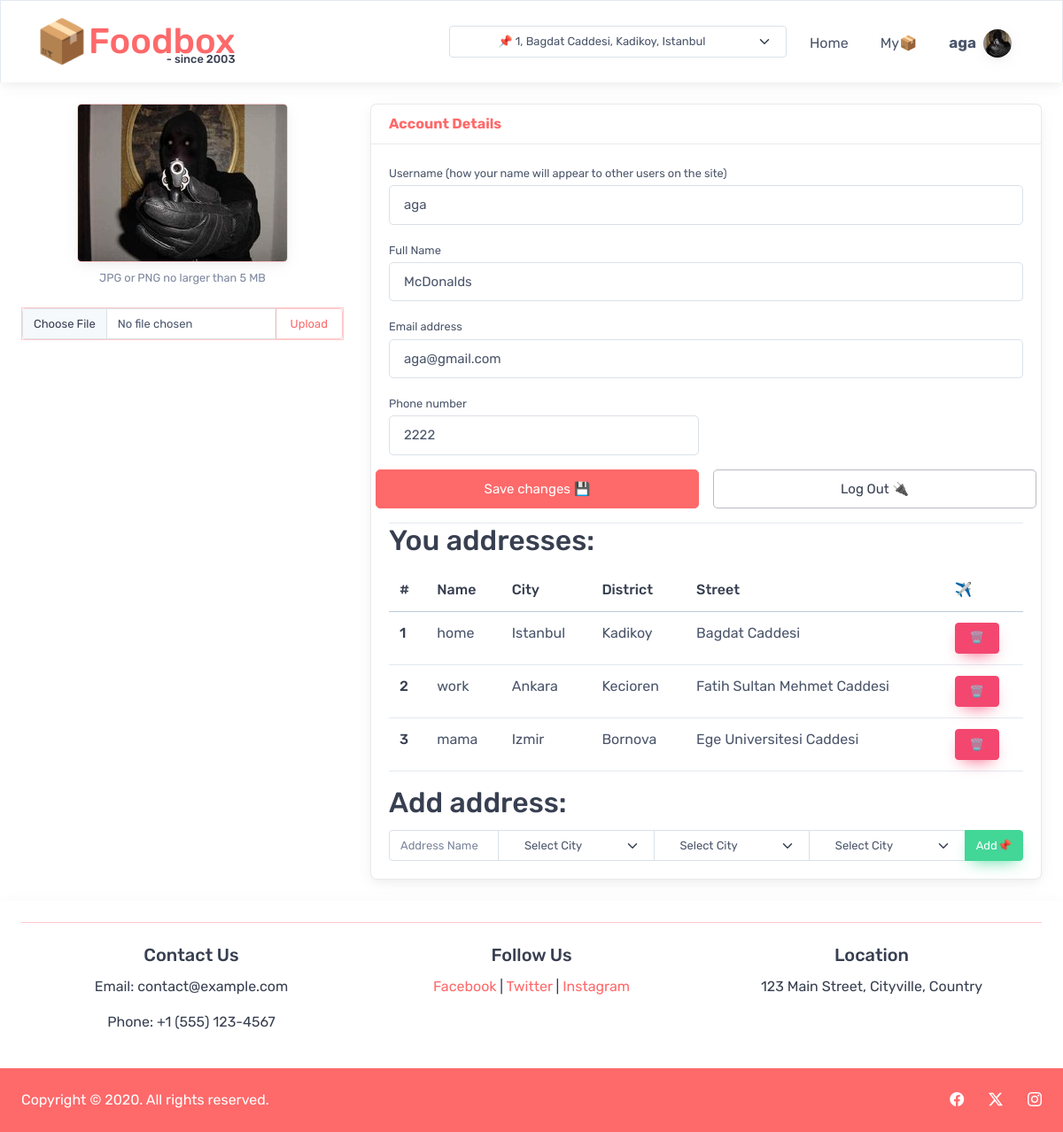
/?page=profile (signed in), run on the app's committed database.
### tables this page shows
CREATE TABLE `addresses` (
  `id` int NOT NULL,
  `userid` int NOT NULL DEFAULT '-1',
  `name` varchar(60) NOT NULL DEFAULT 'my address',
  `streetid` int NOT NULL DEFAULT '-1',
  `districtid` int NOT NULL DEFAULT '-1',
  `cityid` int NOT NULL DEFAULT '-1',
  `active` tinyint(1) DEFAULT '1'
);

CREATE TABLE `cities` (
  `id` int NOT NULL,
  `name` varchar(30) DEFAULT NULL,
  `active` tinyint(1) DEFAULT NULL
);

CREATE TABLE `districts` (
  `id` int NOT NULL,
  `name` varchar(30) NOT NULL,
  `cityid` int NOT NULL,
  `active` tinyint(1) NOT NULL DEFAULT '1'
);

CREATE TABLE `streets` (
  `id` int NOT NULL,
  `name` varchar(30) NOT NULL,
  `districtid` int NOT NULL,
  `active` tinyint(1) NOT NULL DEFAULT '1'
);

### utils/helpers.php (called while the page is built, shortened)
<?php
function IS_USER_LOGGED_IN()
{
    return isset($_SESSION['user']);
}
function GET_IMAGE($image)
{
    $imagePath = '.' . DIRECTORY_SEPARATOR . 'media' . DIRECTORY_SEPARATOR . $image;
    return $imagePath;
}
?>

### pages/profile.php (the view, shortened to what this page needs)
<?php
if (!IS_USER_LOGGED_IN()) {
    require "./modules/login.php";
} else {
    ?>
    <div class="container px-4 mt-4">
        <div class="row">
            <div class="col-md-4 text-center mb-3">
                <form id="pfp-upload-form" method="post" enctype="multipart/form-data">
                    <img class="rounded mb-2 shadow border border-primary"
                        src="<?= GET_IMAGE($_SESSION['user']['image']) ?>" style="object-fit:cover;">
                    <div class="small font-italic text-muted mb-4">JPG or PNG no larger than 5 MB</div>
                    <div class="input-group mb-3 border border-primary">
                        <input class="form-control form-control-sm file-input" type="file" accept=".jpg, .jpeg, .png"
                            name="file">
                        <button name="pfp-upload" class="btn btn-sm btn-outline-primary" type="submit">Upload</button>
                    </div>
                </form>
            </div>
            <div class="col-md-8">
                <div class="card mb-4 shadow">
                    <div class="card-header text-primary fw-bold">Account Details</div>
                    <div class="card-body">
                        <form id="profileDetailsForm">
                            <div class="mb-3">
                                <label class="small mb-1" for="inputUsername">
                                    Username (how your name will appear to other users on the site)
                                </label>
                                <input readonly class="form-control" id="inputUsername" type="text"
                                    value="<?= $_SESSION['user']['username'] ?? null ?>">
                            </div>
                            <div class="col mb-3">
                                <label class="small mb-1">Full Name</label>
                                <input class="form-control" name="name" type="text" placeholder="Enter your full name"
                                    name="name" value="<?= $_SESSION['user']['name'] ?? null ?>">
                            </div>
                            <div class="mb-3">
                                <label class="small mb-1">Email address</label>
                                <input readonly class="form-control" type="email" placeholder="Enter your email address"
                                    value="<?= $_SESSION['user']['email'] ?? null ?>">
                            </div>
                            <div class="row gx-3 mb-3">
                                <div class="col-md-6">
                                    <label class="small mb-1" for="inputPhone">Phone number</label>
                                    <input class="form-control" name="phone" type="tel"
                                        placeholder="Enter your phone number"
                                        value="<?= $_SESSION['user']['phone'] ?? null ?>">
                                </div>
                            </div>
                            <div class="row gap-3 mb-3">
                                <button name="save-changes" class="col btn btn-primary" type="button" name="operation"
                                    value="savechanges">Save changes 💾</button>
                                <button name="logout" class="col btn btn-outline-dark" type="button"> Log
                                    Out 🔌</button>
                            </div>
                        </form>
                        <hr>
                        <h2>You addresses: </h2>
                        <?php
                        $isRestaurant = $_SESSION['user']['usertype'] == 1;
                        if ($isRestaurant) {
                            $sql = "SELECT * FROM addresses WHERE id={$_SESSION['user']['addressid']}";
                            echo "<p class='fs-7'>restaurants can only have 1 address at max</p>";
                        } else {
                            $sql = "SELECT * FROM addresses WHERE userid={$_SESSION['user']['id']}";
                        }
                        $result = mysqli_query($conn, $sql);
                        if (!$result) {
                            echo "<p>No address found</p>";
                        } else {
                            $addresses = mysqli_fetch_all($result, MYSQLI_ASSOC);
                        }
                        if (count($addresses) == 0) {
                            echo "<p>No address found</p>";
                        } else {
                            ?>
                            <table class="table">
                                <thead>
                                    <tr>
                                        <th scope="col">#</th>
                                        <th scope="col">Name</th>
                                        <th scope="col">City</th>
                                        <th scope="col">District</th>
                                        <th scope="col">Street</th>
                                        <th scope="col">✈️</th>
                                    </tr>
                                </thead>
                                <tbody>
                                    <?php
                                    foreach ($addresses as $index => $address) {
                                        $sql = "SELECT * FROM cities WHERE id={$address['cityid']}";
                                        $result = mysqli_query($conn, $sql);
                                        $city = mysqli_fetch_assoc($result);
                                        $sql = "SELECT * FROM districts WHERE id={$address['districtid']}";
                                        $result = mysqli_query($conn, $sql);
                                        $district = mysqli_fetch_assoc($result);
                                        $sql = "SELECT * FROM streets WHERE id={$address['streetid']}";
                                        $result = mysqli_query($conn, $sql);
                                        $street = mysqli_fetch_assoc($result);
                                        ?>
                                        <tr>
                                            <th scope="row"><?= $index + 1 ?></th>
                                            <td><?= $address['name'] ?></td>
                                            <td><?= $city['name'] ?></td>
                                            <td><?= $district['name'] ?></td>
                                            <td><?= $street['name'] ?></td>
                                            <td>
                                                <form method="POST">
                                                    <button type="submit" name="delete-address" value="<?= $address['id'] ?>"
                                                        class="btn btn-sm btn-danger hover-scale btn-shadow">🗑️</button>
                                                </form>
                                            </td>
                                        </tr>
                                        <?php
                                    } ?>
                                </tbody>
                            </table>
                            <?php
                        } ?>
                        <h2>Add address:</h2>
                        <form method="post">
                            <div class="input-group input-group-sm">
                                <input class="form-control" name="name" placeholder="Address Name" type="text" required>
                                <select class="form-select text-center" name="city" id="cities">
                                    <option selected value="-1">Select City</option>
                                </select>
                                <select class="form-select text-center" name="district" id="districts">
                                    <option selected value="-1">Select City</option>
                                </select>
                                <select class="form-select text-center" name="street" id="streets">
                                    <option selected value="-1">Select City</option>
                                </select>
                                <button name="add-address" class="btn btn-success btn-shadow hover-scale"
                                    type="submit">Add📌</button>
                            </div>
                        </form>
                    </div>
                </div>
            </div>
        </div>
    </div>
    <?php
}
?>

### data on the page
addresses: name "home", cityid.name "Istanbul", districtid.name "Kadikoy", streetid.name "Bagdat Caddesi", $address['id'] 4 (drawn)
addresses: name "work", cityid.name "Ankara", districtid.name "Kecioren", streetid.name "Fatih Sultan Mehmet Caddesi", $address['id'] 5 (drawn)
addresses: name "mama", cityid.name "Izmir", districtid.name "Bornova", streetid.name "Ege Universitesi Caddesi", $address['id'] 6 (drawn)

### other printed values
$_SESSION['user']['username'] "aga"
